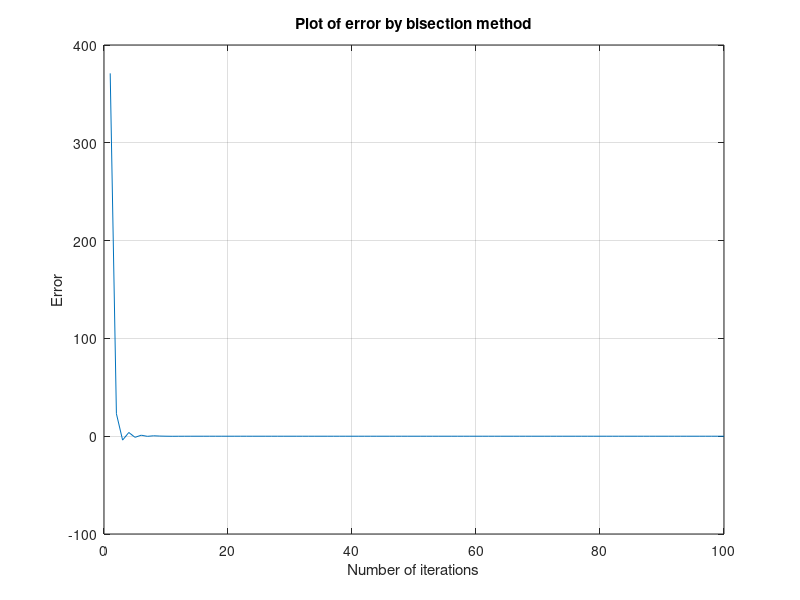

MATLAB code for this plot:
clc; clear; close all;
f= @(x) x^4-x^3-x^3-4;
a = 1;
b = 9;
for i=1:100
  c=(a+b)/2;
  if f(c) > 0
    b=c;
  else a=c;
    end
end
a=1; b=9; p=c;
for i=1:100
  c=(a+b)/2;
  error(i)=f(c)-f(p);
  if f(c) > 0
    b=c;
  else a=c;
    end
end
fprintf('Root of given equation is %f',p);
plot(error);
title('Plot of error by bisection method')
xlabel('Number of iterations')
ylabel('Error')
grid on
